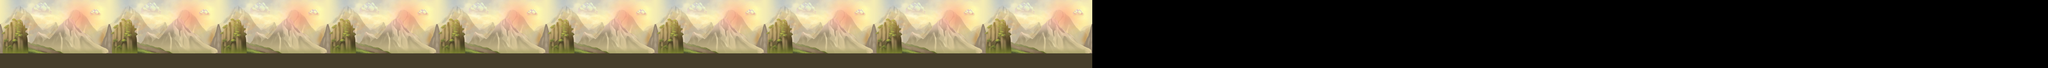

Below is a game level as drawn by its tile map, then a one-line description and the .tmx file that defines it, in full:
An orthogonal 300x10 tile map with 80x80 px tiles, 1 tile layer (Tile Layer 1).

<map version="1.0" orientation="orthogonal" renderorder="right-down" width="300" height="10" tilewidth="80" tileheight="80" nextobjectid="1">
 <tileset firstgid="1" name="bg" tilewidth="1280" tileheight="800" tilecount="1" columns="1">
  <image source="bg.jpg" trans="ff00ff" width="1280" height="800" />
 </tileset>
 <layer name="Tile Layer 1" width="300" height="10">
  <data encoding="csv">
0,0,0,0,0,0,0,0,0,0,0,0,0,0,0,0,0,0,0,0,0,0,0,0,0,0,0,0,0,0,0,0,0,0,0,0,0,0,0,0,0,0,0,0,0,0,0,0,0,0,0,0,0,0,0,0,0,0,0,0,0,0,0,0,0,0,0,0,0,0,0,0,0,0,0,0,0,0,0,0,0,0,0,0,0,0,0,0,0,0,0,0,0,0,0,0,0,0,0,0,0,0,0,0,0,0,0,0,0,0,0,0,0,0,0,0,0,0,0,0,0,0,0,0,0,0,0,0,0,0,0,0,0,0,0,0,0,0,0,0,0,0,0,0,0,0,0,0,0,0,0,0,0,0,0,0,0,0,0,0,0,0,0,0,0,0,0,0,0,0,0,0,0,0,0,0,0,0,0,0,0,0,0,0,0,0,0,0,0,0,0,0,0,0,0,0,0,0,0,0,0,0,0,0,0,0,0,0,0,0,0,0,0,0,0,0,0,0,0,0,0,0,0,0,0,0,0,0,0,0,0,0,0,0,0,0,0,0,0,0,0,0,0,0,0,0,0,0,0,0,0,0,0,0,0,0,0,0,0,0,0,0,0,0,0,0,0,0,0,0,0,0,0,0,0,0,0,0,0,0,0,0,0,0,0,0,0,0,0,0,0,0,0,0,0,0,0,0,0,0,
0,0,0,0,0,0,0,0,0,0,0,0,0,0,0,0,0,0,0,0,0,0,0,0,0,0,0,0,0,0,0,0,0,0,0,0,0,0,0,0,0,0,0,0,0,0,0,0,0,0,0,0,0,0,0,0,0,0,0,0,0,0,0,0,0,0,0,0,0,0,0,0,0,0,0,0,0,0,0,0,0,0,0,0,0,0,0,0,0,0,0,0,0,0,0,0,0,0,0,0,0,0,0,0,0,0,0,0,0,0,0,0,0,0,0,0,0,0,0,0,0,0,0,0,0,0,0,0,0,0,0,0,0,0,0,0,0,0,0,0,0,0,0,0,0,0,0,0,0,0,0,0,0,0,0,0,0,0,0,0,0,0,0,0,0,0,0,0,0,0,0,0,0,0,0,0,0,0,0,0,0,0,0,0,0,0,0,0,0,0,0,0,0,0,0,0,0,0,0,0,0,0,0,0,0,0,0,0,0,0,0,0,0,0,0,0,0,0,0,0,0,0,0,0,0,0,0,0,0,0,0,0,0,0,0,0,0,0,0,0,0,0,0,0,0,0,0,0,0,0,0,0,0,0,0,0,0,0,0,0,0,0,0,0,0,0,0,0,0,0,0,0,0,0,0,0,0,0,0,0,0,0,0,0,0,0,0,0,0,0,0,0,0,0,0,0,0,0,0,0,
0,0,0,0,0,0,0,0,0,0,0,0,0,0,0,0,0,0,0,0,0,0,0,0,0,0,0,0,0,0,0,0,0,0,0,0,0,0,0,0,0,0,0,0,0,0,0,0,0,0,0,0,0,0,0,0,0,0,0,0,0,0,0,0,0,0,0,0,0,0,0,0,0,0,0,0,0,0,0,0,0,0,0,0,0,0,0,0,0,0,0,0,0,0,0,0,0,0,0,0,0,0,0,0,0,0,0,0,0,0,0,0,0,0,0,0,0,0,0,0,0,0,0,0,0,0,0,0,0,0,0,0,0,0,0,0,0,0,0,0,0,0,0,0,0,0,0,0,0,0,0,0,0,0,0,0,0,0,0,0,0,0,0,0,0,0,0,0,0,0,0,0,0,0,0,0,0,0,0,0,0,0,0,0,0,0,0,0,0,0,0,0,0,0,0,0,0,0,0,0,0,0,0,0,0,0,0,0,0,0,0,0,0,0,0,0,0,0,0,0,0,0,0,0,0,0,0,0,0,0,0,0,0,0,0,0,0,0,0,0,0,0,0,0,0,0,0,0,0,0,0,0,0,0,0,0,0,0,0,0,0,0,0,0,0,0,0,0,0,0,0,0,0,0,0,0,0,0,0,0,0,0,0,0,0,0,0,0,0,0,0,0,0,0,0,0,0,0,0,0,
0,0,0,0,0,0,0,0,0,0,0,0,0,0,0,0,0,0,0,0,0,0,0,0,0,0,0,0,0,0,0,0,0,0,0,0,0,0,0,0,0,0,0,0,0,0,0,0,0,0,0,0,0,0,0,0,0,0,0,0,0,0,0,0,0,0,0,0,0,0,0,0,0,0,0,0,0,0,0,0,0,0,0,0,0,0,0,0,0,0,0,0,0,0,0,0,0,0,0,0,0,0,0,0,0,0,0,0,0,0,0,0,0,0,0,0,0,0,0,0,0,0,0,0,0,0,0,0,0,0,0,0,0,0,0,0,0,0,0,0,0,0,0,0,0,0,0,0,0,0,0,0,0,0,0,0,0,0,0,0,0,0,0,0,0,0,0,0,0,0,0,0,0,0,0,0,0,0,0,0,0,0,0,0,0,0,0,0,0,0,0,0,0,0,0,0,0,0,0,0,0,0,0,0,0,0,0,0,0,0,0,0,0,0,0,0,0,0,0,0,0,0,0,0,0,0,0,0,0,0,0,0,0,0,0,0,0,0,0,0,0,0,0,0,0,0,0,0,0,0,0,0,0,0,0,0,0,0,0,0,0,0,0,0,0,0,0,0,0,0,0,0,0,0,0,0,0,0,0,0,0,0,0,0,0,0,0,0,0,0,0,0,0,0,0,0,0,0,0,0,
0,0,0,0,0,0,0,0,0,0,0,0,0,0,0,0,0,0,0,0,0,0,0,0,0,0,0,0,0,0,0,0,0,0,0,0,0,0,0,0,0,0,0,0,0,0,0,0,0,0,0,0,0,0,0,0,0,0,0,0,0,0,0,0,0,0,0,0,0,0,0,0,0,0,0,0,0,0,0,0,0,0,0,0,0,0,0,0,0,0,0,0,0,0,0,0,0,0,0,0,0,0,0,0,0,0,0,0,0,0,0,0,0,0,0,0,0,0,0,0,0,0,0,0,0,0,0,0,0,0,0,0,0,0,0,0,0,0,0,0,0,0,0,0,0,0,0,0,0,0,0,0,0,0,0,0,0,0,0,0,0,0,0,0,0,0,0,0,0,0,0,0,0,0,0,0,0,0,0,0,0,0,0,0,0,0,0,0,0,0,0,0,0,0,0,0,0,0,0,0,0,0,0,0,0,0,0,0,0,0,0,0,0,0,0,0,0,0,0,0,0,0,0,0,0,0,0,0,0,0,0,0,0,0,0,0,0,0,0,0,0,0,0,0,0,0,0,0,0,0,0,0,0,0,0,0,0,0,0,0,0,0,0,0,0,0,0,0,0,0,0,0,0,0,0,0,0,0,0,0,0,0,0,0,0,0,0,0,0,0,0,0,0,0,0,0,0,0,0,0,
0,0,0,0,0,0,0,0,0,0,0,0,0,0,0,0,0,0,0,0,0,0,0,0,0,0,0,0,0,0,0,0,0,0,0,0,0,0,0,0,0,0,0,0,0,0,0,0,0,0,0,0,0,0,0,0,0,0,0,0,0,0,0,0,0,0,0,0,0,0,0,0,0,0,0,0,0,0,0,0,0,0,0,0,0,0,0,0,0,0,0,0,0,0,0,0,0,0,0,0,0,0,0,0,0,0,0,0,0,0,0,0,0,0,0,0,0,0,0,0,0,0,0,0,0,0,0,0,0,0,0,0,0,0,0,0,0,0,0,0,0,0,0,0,0,0,0,0,0,0,0,0,0,0,0,0,0,0,0,0,0,0,0,0,0,0,0,0,0,0,0,0,0,0,0,0,0,0,0,0,0,0,0,0,0,0,0,0,0,0,0,0,0,0,0,0,0,0,0,0,0,0,0,0,0,0,0,0,0,0,0,0,0,0,0,0,0,0,0,0,0,0,0,0,0,0,0,0,0,0,0,0,0,0,0,0,0,0,0,0,0,0,0,0,0,0,0,0,0,0,0,0,0,0,0,0,0,0,0,0,0,0,0,0,0,0,0,0,0,0,0,0,0,0,0,0,0,0,0,0,0,0,0,0,0,0,0,0,0,0,0,0,0,0,0,0,0,0,0,0,
0,0,0,0,0,0,0,0,0,0,0,0,0,0,0,0,0,0,0,0,0,0,0,0,0,0,0,0,0,0,0,0,0,0,0,0,0,0,0,0,0,0,0,0,0,0,0,0,0,0,0,0,0,0,0,0,0,0,0,0,0,0,0,0,0,0,0,0,0,0,0,0,0,0,0,0,0,0,0,0,0,0,0,0,0,0,0,0,0,0,0,0,0,0,0,0,0,0,0,0,0,0,0,0,0,0,0,0,0,0,0,0,0,0,0,0,0,0,0,0,0,0,0,0,0,0,0,0,0,0,0,0,0,0,0,0,0,0,0,0,0,0,0,0,0,0,0,0,0,0,0,0,0,0,0,0,0,0,0,0,0,0,0,0,0,0,0,0,0,0,0,0,0,0,0,0,0,0,0,0,0,0,0,0,0,0,0,0,0,0,0,0,0,0,0,0,0,0,0,0,0,0,0,0,0,0,0,0,0,0,0,0,0,0,0,0,0,0,0,0,0,0,0,0,0,0,0,0,0,0,0,0,0,0,0,0,0,0,0,0,0,0,0,0,0,0,0,0,0,0,0,0,0,0,0,0,0,0,0,0,0,0,0,0,0,0,0,0,0,0,0,0,0,0,0,0,0,0,0,0,0,0,0,0,0,0,0,0,0,0,0,0,0,0,0,0,0,0,0,0,
0,0,0,0,0,0,0,0,0,0,0,0,0,0,0,0,0,0,0,0,0,0,0,0,0,0,0,0,0,0,0,0,0,0,0,0,0,0,0,0,0,0,0,0,0,0,0,0,0,0,0,0,0,0,0,0,0,0,0,0,0,0,0,0,0,0,0,0,0,0,0,0,0,0,0,0,0,0,0,0,0,0,0,0,0,0,0,0,0,0,0,0,0,0,0,0,0,0,0,0,0,0,0,0,0,0,0,0,0,0,0,0,0,0,0,0,0,0,0,0,0,0,0,0,0,0,0,0,0,0,0,0,0,0,0,0,0,0,0,0,0,0,0,0,0,0,0,0,0,0,0,0,0,0,0,0,0,0,0,0,0,0,0,0,0,0,0,0,0,0,0,0,0,0,0,0,0,0,0,0,0,0,0,0,0,0,0,0,0,0,0,0,0,0,0,0,0,0,0,0,0,0,0,0,0,0,0,0,0,0,0,0,0,0,0,0,0,0,0,0,0,0,0,0,0,0,0,0,0,0,0,0,0,0,0,0,0,0,0,0,0,0,0,0,0,0,0,0,0,0,0,0,0,0,0,0,0,0,0,0,0,0,0,0,0,0,0,0,0,0,0,0,0,0,0,0,0,0,0,0,0,0,0,0,0,0,0,0,0,0,0,0,0,0,0,0,0,0,0,0,
0,0,0,0,0,0,0,0,0,0,0,0,0,0,0,0,0,0,0,0,0,0,0,0,0,0,0,0,0,0,0,0,0,0,0,0,0,0,0,0,0,0,0,0,0,0,0,0,0,0,0,0,0,0,0,0,0,0,0,0,0,0,0,0,0,0,0,0,0,0,0,0,0,0,0,0,0,0,0,0,0,0,0,0,0,0,0,0,0,0,0,0,0,0,0,0,0,0,0,0,0,0,0,0,0,0,0,0,0,0,0,0,0,0,0,0,0,0,0,0,0,0,0,0,0,0,0,0,0,0,0,0,0,0,0,0,0,0,0,0,0,0,0,0,0,0,0,0,0,0,0,0,0,0,0,0,0,0,0,0,0,0,0,0,0,0,0,0,0,0,0,0,0,0,0,0,0,0,0,0,0,0,0,0,0,0,0,0,0,0,0,0,0,0,0,0,0,0,0,0,0,0,0,0,0,0,0,0,0,0,0,0,0,0,0,0,0,0,0,0,0,0,0,0,0,0,0,0,0,0,0,0,0,0,0,0,0,0,0,0,0,0,0,0,0,0,0,0,0,0,0,0,0,0,0,0,0,0,0,0,0,0,0,0,0,0,0,0,0,0,0,0,0,0,0,0,0,0,0,0,0,0,0,0,0,0,0,0,0,0,0,0,0,0,0,0,0,0,0,0,
1,0,0,0,0,0,0,0,0,0,0,0,0,0,0,0,1,0,0,0,0,0,0,0,0,0,0,0,0,0,0,0,1,0,0,0,0,0,0,0,0,0,0,0,0,0,0,0,1,0,0,0,0,0,0,0,0,0,0,0,0,0,0,0,1,0,0,0,0,0,0,0,0,0,0,0,0,0,0,0,1,0,0,0,0,0,0,0,0,0,0,0,0,0,0,0,1,0,0,0,0,0,0,0,0,0,0,0,0,0,0,0,1,0,0,0,0,0,0,0,0,0,0,0,0,0,0,0,1,0,0,0,0,0,0,0,0,0,0,0,0,0,0,0,1,0,0,0,0,0,0,0,0,0,0,0,0,0,0,0,0,0,0,0,0,0,0,0,0,0,0,0,0,0,0,0,0,0,0,0,0,0,0,0,0,0,0,0,0,0,0,0,0,0,0,0,0,0,0,0,0,0,0,0,0,0,0,0,0,0,0,0,0,0,0,0,0,0,0,0,0,0,0,0,0,0,0,0,0,0,0,0,0,0,0,0,0,0,0,0,0,0,0,0,0,0,0,0,0,0,0,0,0,0,0,0,0,0,0,0,0,0,0,0,0,0,0,0,0,0,0,0,0,0,0,0,0,0,0,0,0,0,0,0,0,0,0,0,0,0,0,0,0,0,0,0,0,0,0,0
</data>
 </layer>
</map>
